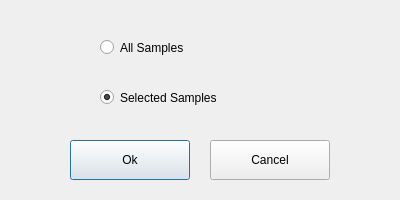
<?xml version="1.0" encoding="UTF-8"?>
<ui version="4.0">
 <class>ReviewDeleteDialog</class>
 <widget class="QDialog" name="ReviewDeleteDialog">
  <property name="geometry">
   <rect>
    <x>0</x>
    <y>0</y>
    <width>400</width>
    <height>200</height>
   </rect>
  </property>
  <property name="windowTitle">
   <string>ReviewDeleteDialog</string>
  </property>
  <widget class="QPushButton" name="pbOk">
   <property name="geometry">
    <rect>
     <x>70</x>
     <y>140</y>
     <width>120</width>
     <height>40</height>
    </rect>
   </property>
   <property name="text">
    <string>Ok</string>
   </property>
  </widget>
  <widget class="QPushButton" name="pbCancel">
   <property name="geometry">
    <rect>
     <x>210</x>
     <y>140</y>
     <width>120</width>
     <height>40</height>
    </rect>
   </property>
   <property name="text">
    <string>Cancel</string>
   </property>
  </widget>
  <widget class="QRadioButton" name="rbSelected">
   <property name="geometry">
    <rect>
     <x>100</x>
     <y>80</y>
     <width>200</width>
     <height>35</height>
    </rect>
   </property>
   <property name="text">
    <string>Selected Samples</string>
   </property>
   <property name="checked">
    <bool>true</bool>
   </property>
  </widget>
  <widget class="QRadioButton" name="rbAll">
   <property name="geometry">
    <rect>
     <x>100</x>
     <y>30</y>
     <width>200</width>
     <height>35</height>
    </rect>
   </property>
   <property name="text">
    <string>All Samples</string>
   </property>
  </widget>
 </widget>
 <layoutdefault spacing="6" margin="11"/>
 <resources/>
 <connections/>
</ui>
